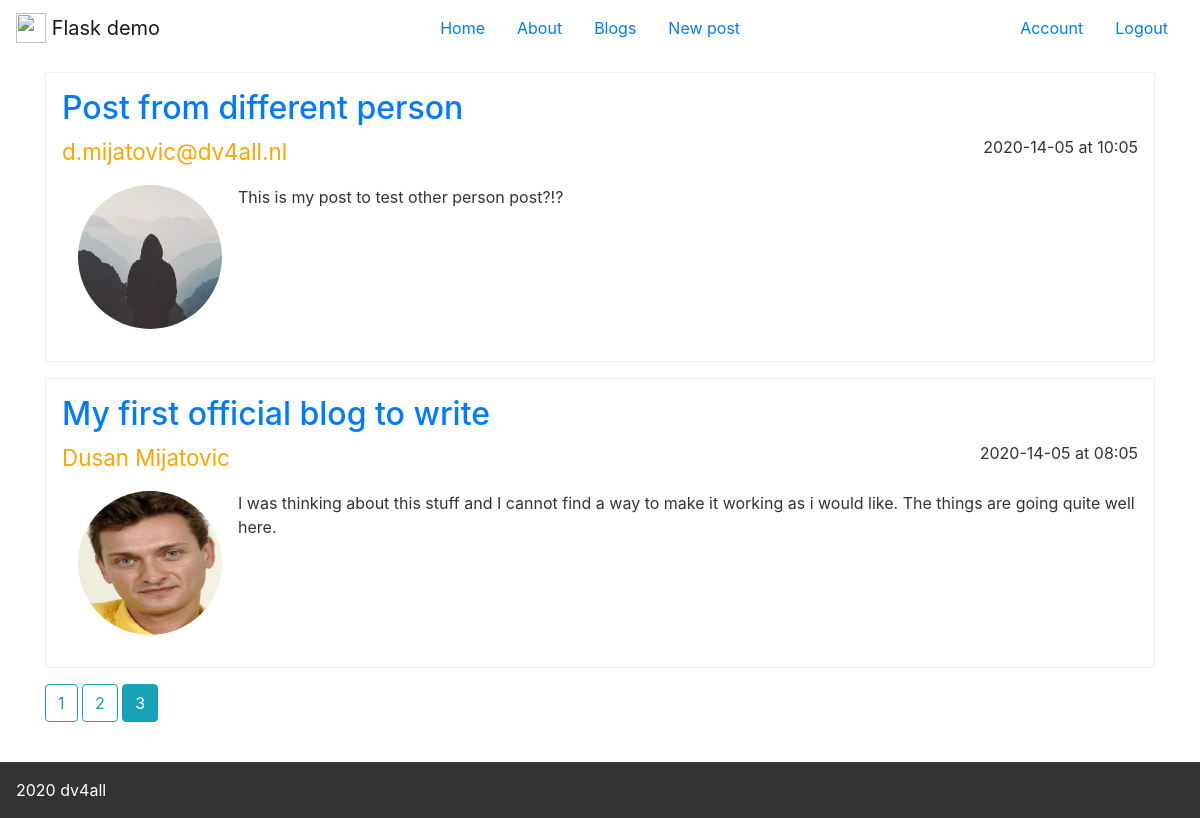
Screenshot of /blogs?page=3 (signed in) with the database file from the repository.
### app/models.py (models this page shows, shortened)
class Post(db.Model):
  id = db.Column(db.Integer,primary_key=True)
  title = db.Column(db.String(254), nullable=False)
  createdAt = db.Column(db.DateTime, nullable=False, default=datetime.utcnow)
  content = db.Column(db.Text, nullable=False)
  user_id = db.Column(db.Integer,db.ForeignKey('user.id'),nullable=False)

class User(db.Model, UserMixin):
  id = db.Column(db.Integer,primary_key=True)
  username = db.Column(db.String(100),unique=True,nullable=False)
  email = db.Column(db.String(100),unique=True,nullable=False)
  picture = db.Column(db.String(20), unique=False,nullable=False,default="default.jpg")
  password = db.Column(db.String(60),nullable=False)
  posts = db.relationship('Post', backref="author", lazy=True)

### app/routes.py (the view)
@app.route("/blogs")
@login_required
def blogs():
  page = request.args.get('page',1,type=int)
  posts = Post.query.order_by(Post.createdAt.desc()).paginate(page=page,per_page=2)
  return render_template("blogs.html",
    title="Blogs page - Flask demo",
    posts=posts, routes=routes)

### app/models.py (called while the page is built)
@login_manager.user_loader
def load_user(user_id):
  return User.query.get(int(user_id))

### app/templates/blogs.html
{% extends "layout.html" %}
{% block content %}
  {% for post in posts.items %}
    <section class="blog-post">
      <h2>
        <a href="{{url_for('blogs_view', id=post.id)}}" class="article-title">
          {{post.title}}
        </a>
      </h2>
      <div class="blog-header">
        <span class="user-name">
          {{post.author.username}}
        </span>
        <span class="data-time">
          {{post.createdAt.strftime('%Y-%d-%m at %H:%m')}}
        </span>
      </div>
      <div class="blog-body">
        <img src="{{url_for('static',filename='profiles/' + post.author.picture)}}" alt="" class="rounded-circle article-img avatar-small">
        <div class="blog-content">
          {{post.content}}
        </div>
      </div>
    </section>
  {% endfor %}
  {% for page_num in posts.iter_pages() %}
    {% if page_num %}
      {% if posts.page == page_num %}
        <a href="{{url_for('blogs',page=page_num)}}"
          class="btn btn-info mb-4">{{ page_num }}
        </a>
      {% else %}
      <a href="{{url_for('blogs',page=page_num)}}"
        class="btn btn-outline-info mb-4">{{ page_num }}
      </a>
      {% endif %}
    {% else %}
      ...
    {% endif %}
  {% endfor %}
{% endblock content %}

### app/templates/layout.html (shortened to what this page needs)
<!DOCTYPE html>
<html lang="en">
<head>
  <link rel="stylesheet" href="https://stackpath.bootstrapcdn.com/bootstrap/4.4.1/css/bootstrap.min.css">
  <link rel="stylesheet" href="{{url_for('static',filename='index.css')}}">
</head>
<body>
<header class="navbar navbar-light">
  <a class="navbar-brand" href="/">
    <img src="{{url_for('static',filename='img/favicon64.png')}}"
      width="30"
      height="30"
      class="d-inline-block align-top" alt="">
    Flask demo
  </a>
  <nav class="nav justify-content-start">
    {% for route in routes%}
      <a href="{{route.path}}" class="nav-link">{{route.label}}</a>
    {% endfor%}
  </nav>
  <nav class="nav justify-content-end">
    {% if current_user.is_authenticated %}
      <a href="/account" class="nav-link">Account</a>
      <a href="/logout" class="nav-link">Logout</a>
    {% else %}
      <a href="/login" class="nav-link">Login</a>
      <a href="/register" class="nav-link">Register</a>
    {% endif%}
  </nav>
</header>
<main class="container">
  {% block content %}{% endblock %}
</main>
<footer>
  2020 dv4all
</footer>
</body>
</html>

### app/static/index.css (style rules this page uses)
.avatar-small { min-width: 9rem; height: 9rem; margin: 1rem; }

### app/static/variables.css (style rules this page uses)
:root { --color-primary: #eb2f64; --color-primary-light: #FF3366; --color-primary-dark: #BA265D; --color-light-0: #fff; --color-light-1: #faf9f9; --color-light-2: #f4f2f2; --color-light-3: #f0eeee; --color-light-4: #ccc; --color-dark-1: #333; --color-dark-2: #777; --color-dark-3: #999; --warn-color: red; --box-shadow-1: 0 2rem 6rem rgba(0,0,0,.3); --box-shadow-2: 0 2rem 5rem rgba(0,0,0,.07); --box-shadow-3: 0 0.2rem 1rem rgba(0,0,0,.2); --box-shadow-4: 0 1rem 1.5rem rgba(0, 0, 0, 0.3); --box-shadow-xs: 0 0.1rem 0.5rem rgba(0,0,0,.2); --box-shadow-sm: 0 0.2rem 1rem rgba(0,0,0,.2); --box-shadow-md: 0 1rem 4rem rgba(0,0,0,.2); --box-shadow-lg: 0 2rem 8rem rgba(0,0,0,.2); --border-1: 1px solid var(--color-light-3); --border-2: 1px solid var(--color-light-2); --body-content-width: 90vw; }

### app/static/layout.css (style rules this page uses)
body { min-height: 100vh; display: grid; grid-template-rows: auto 1fr auto; grid-gap: 1rem; }
footer { padding:1rem; color: var(--color-light-0,#fff); background-color: var(--color-dark-1,#333); }

### app/static/blog.css (style rules this page uses)
.blog-post { padding: 1rem; border: 1px solid var(--color-light-3,#999); border-radius: 2px; margin-bottom: 1rem; }
.blog-post h2 { color: var(--color-dark-1,#000); }
.blog-header { display: flex; justify-content: space-between; color: var(--color-accent,orange); font-size: 1.4rem; }
.blog-body { display:flex; }
.data-time { color: var(--color-dark-1,#333); font-size: 1rem; }
.blog-content { padding: 1rem 0rem; color: var(--color-dark-1,#333); }

### rows the page displays
Post: title "Post from different person", author.username "d.mijatovic@dv4all.nl", createdAt "2020-14-05 at 10:05", picture (placeholder picture), content "This is my post to test other person post?!?"
Post: title "My first official blog to write", author.username "Dusan Mijatovic", createdAt "2020-14-05 at 08:05", picture (picture), content "I was thinking about this stuff and I cannot find a way to make it working as i would like. The things are going quite well here."

### other values shown
{{ route.label }} "Home" "About" "Blogs" "New post"
{{ page_num }} "1" "2"
{{ page_num }} "3"
